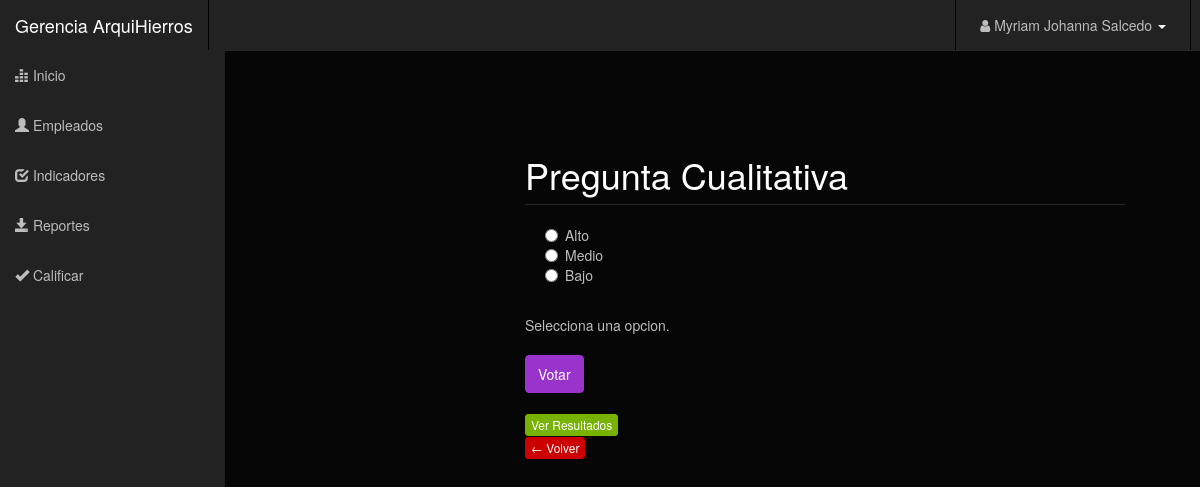
The page /Gerente/encuesta.php?id=38 (signed in) on the database its author committed.
### tables this page shows
CREATE TABLE `usuarios` (
  `id_usuario` int(10) UNSIGNED NOT NULL,
  `documento` varchar(45) NOT NULL,
  `nombres` varchar(50) NOT NULL,
  `apellidos` varchar(50) NOT NULL,
  `correo` varchar(60) NOT NULL,
  `password` varchar(15) NOT NULL,
  `rol` varchar(20) NOT NULL,
  `estado` tinyint(1) NOT NULL DEFAULT '1'
);

CREATE TABLE `opciones` (
  `id` int(11) NOT NULL,
  `nombre` varchar(50) NOT NULL,
  `valor` int(11) NOT NULL,
  `id_indicador` int(11) UNSIGNED NOT NULL
);

CREATE TABLE `indicador` (
  `id_indicador` int(10) UNSIGNED NOT NULL,
  `pregunta` varchar(45) NOT NULL,
  `id_tipo_pregunta` int(10) UNSIGNED NOT NULL,
  `estado` tinyint(1) NOT NULL DEFAULT '1'
);

### Gerente/encuesta.php (the view, shortened to what this page needs)
<?php
include('header.php');
?>
<?php include('container.php');?>
<?php
include("../login/database/db_conection.php");
        $id_pregunta = $_GET['id'];
?>
<?php include('container.php');
?>
<div id="page-wrapper">
	<form action="" method="post">
		<?php
		$aux = 0;
		$sql = "SELECT indicador.pregunta as pregunta, opciones.id as id, opciones.nombre as nombre, opciones.valor as valor FROM indicador INNER JOIN opciones ON indicador.id_indicador = opciones.id_indicador WHERE indicador.id_indicador =".$id_pregunta;
		$req = mysqli_query($dbcon, $sql);
		while($result = mysqli_fetch_object($req)){
			if($result->nombre == "Fijo"){
				echo '<h1 class="page-header">'.$result->pregunta.'</h1>';
				echo '<input name="valFijo" value="'.$result->id.'" readonly class="hidden"></input>';
				echo '<input name="respuesta" value="" class="form-control"></input>';
			}
			else {
				if($aux == 0){
					echo '<h1 class="page-header">'.$result->pregunta.'</h1><div class="radio">';
					echo '<ul class="radio">';
					$aux = 1;
				}
				echo '<li><input name="valor" type="radio" value="'.$result->id.'"><span>'.$result->nombre.'</span></li>';
				}
			}
			echo '</ul></div>';
			if(!isset($_POST['valor'])){
				echo "<br /><div class='error'>Selecciona una opcion.</div><br/>";
			}
			echo '<input name="votar" type="submit" class="btn btn-info" value="Votar"><br/><br/>';
			echo '<a href="resultado.php?id='.$id_pregunta.'" class="btn btn-success btn-xs">Ver Resultados</a><br/>';
			echo '<a href="javascript:window.history.back();" class="btn btn-danger btn-xs">&larr; Volver</a>';
		?>
	</form>
</div>
<?php include('footer.php');?>

### Gerente/container.php (shortened to what this page needs)
<?php
    $user_email=$_SESSION['email'];
    $user_pass=$_SESSION['pass'];
    include("../login/database/db_conection.php");
    $view_users_query="select * from usuarios WHERE correo='$user_email'AND password='$user_pass'";
    $run=mysqli_query($dbcon,$view_users_query);
    while($row=mysqli_fetch_array($run))
    {
        $nombre=$row[2];
        $apellido=$row[3];
    }
?>
</head>
<body>
    <div id="wrapper">
        <nav class="navbar navbar-inverse navbar-fixed-top" role="navigation">
            <div class="navbar-header">
                <a class="navbar-brand" href="index.php">Gerencia ArquiHierros</a>
            </div>
            <div class="collapse navbar-collapse navbar-ex1-collapse">
                <ul id="active" class="nav navbar-nav side-nav">
                    <li><a href="index.php"><i class="glyphicon glyphicon-equalizer"></i> Inicio</a></li>
                    <li class="dropdown user-dropdown">
                        <a href="#" class="dropdown-toggle" data-toggle="dropdown">
                            <i class="glyphicon glyphicon-user"></i> Empleados
                        </a>
                    </li>
                    <li class="dropdown user-dropdown">
                        <a href="#" class="dropdown-toggle" data-toggle="dropdown">
                            <i class="glyphicon glyphicon-check"></i> Indicadores
                        </a>
                    </li>
                    <li><a href="reportes.php"><i class="glyphicon glyphicon-save"></i> Reportes</a></li>
                    <li><a href="calificar_empleado.php"><i class="glyphicon glyphicon-ok"></i> Calificar</a></li>
                </ul>
                <ul class="nav navbar-nav navbar-right navbar-user">
                    <li class="dropdown user-dropdown">
                        <a href="#" class="dropdown-toggle" data-toggle="dropdown">
                            <i class="fa fa-user"> </i>
                            <?php echo $nombre; echo " "; echo $apellido; ?>
                            <b class="caret"></b>
                        </a>
                    </li>
                </ul>
            </div>
        </nav>
        <div id="page-wrapper">

### rows shown on the page
usuarios: nombres "Myriam Johanna", apellidos "Salcedo"
opciones: id_indicador.pregunta "Pregunta Cualitativa", nombre "Alto"
opciones: nombre "Medio"
opciones: nombre "Bajo"
